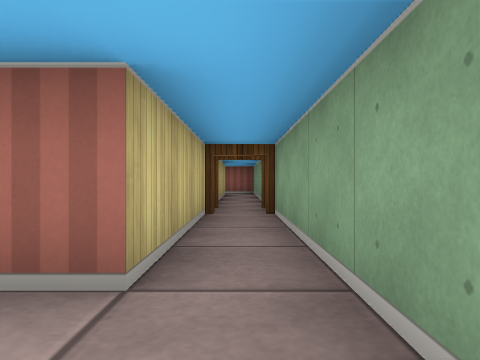
view 1 (above)

16 first-person views from a walk through a cub3D ray-caster map. The camera is about half as high as the walls, looks level and sees 70° across. The floor is counted in squares. Each view is taken from the middle of a square. On the plan, view 1 faces up. The plan holds only what a view shows up to about 9 squares ahead; the rest is blank.

view 2
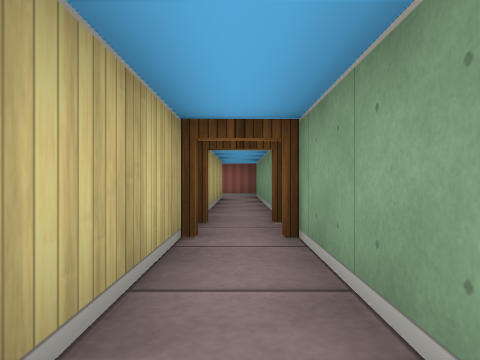

view 3
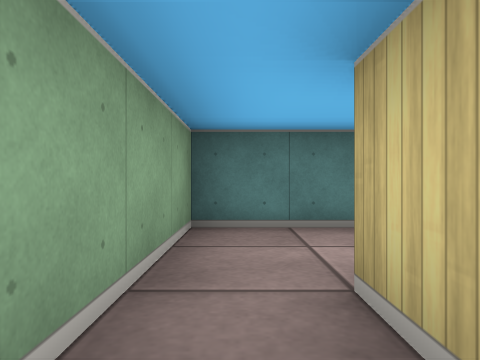

view 4
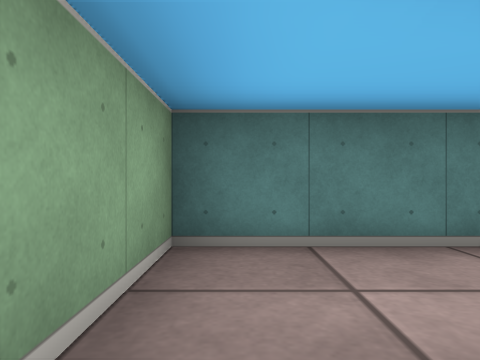

view 5
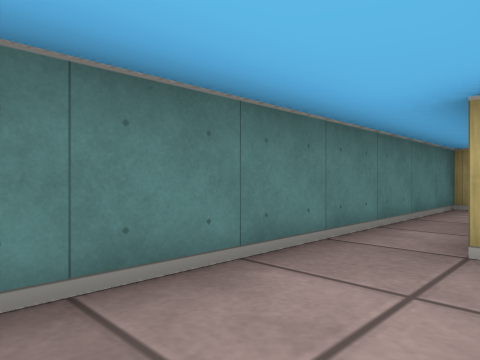

view 6
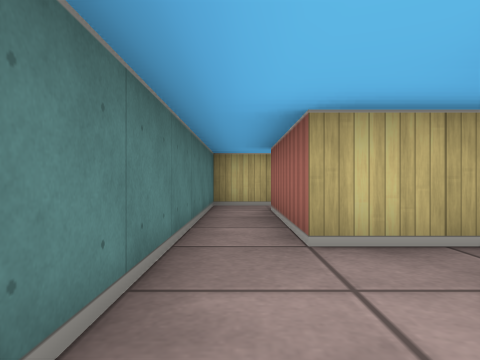

view 7
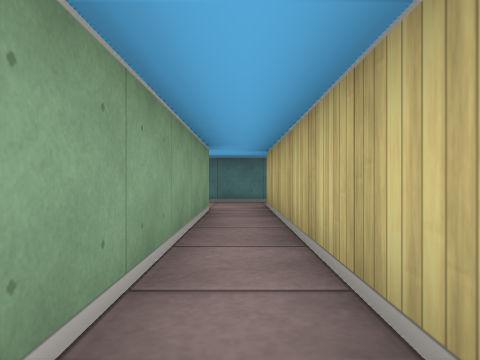

view 8
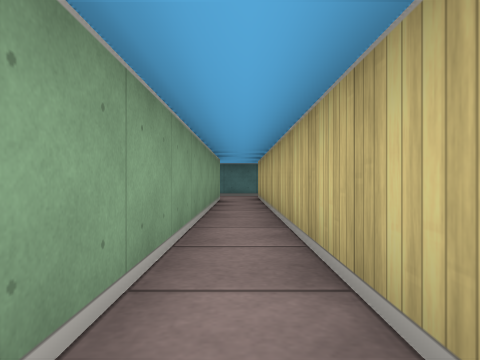

view 9
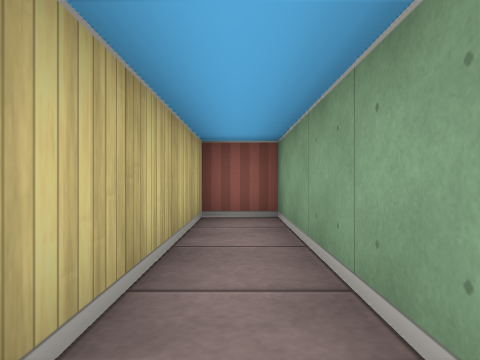

view 10
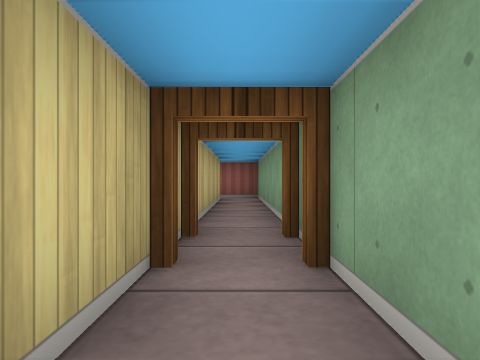

view 11
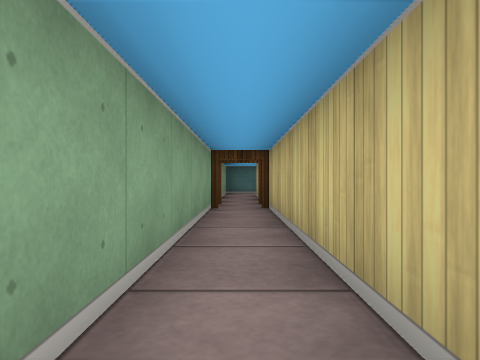

view 12
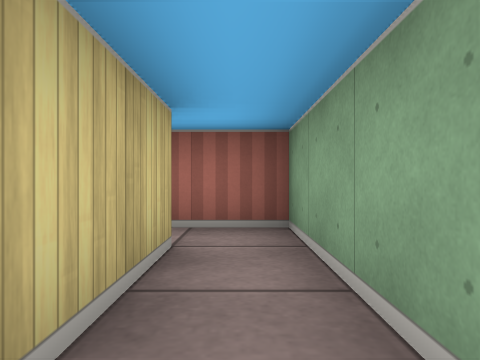

view 13
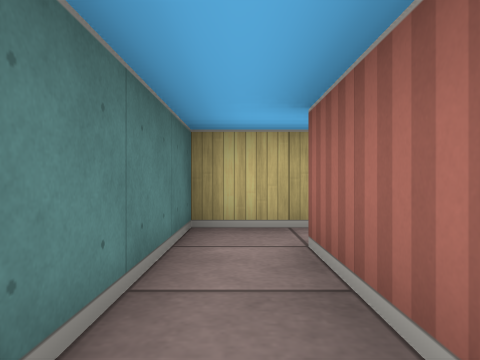

view 14
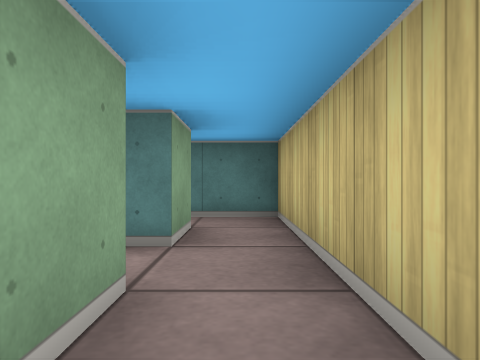

view 15
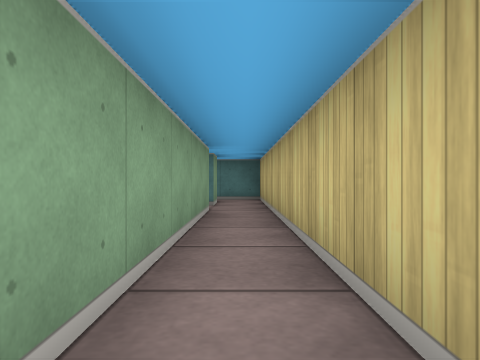

view 16
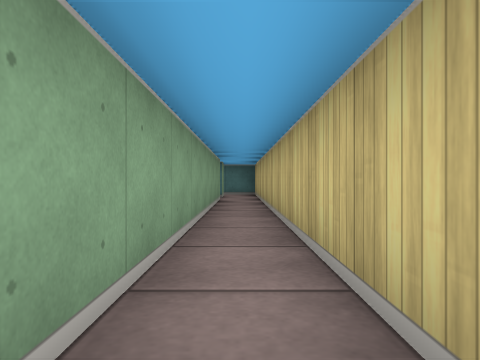

### Floor plan
Ten units are one square. View 1 is at (0, 0); x grows to the right and y downward. Boxes are objects, and circles mark ways between rooms. Rooms are numbered by the first view taken in them; rooms with no view inside come last. Other rooms are left out.
<svg viewBox="-70 -175 80 185">
<path fill="none" stroke="#000" d="M-15 5 5 5 5 -55M-5 -55 -5 -15 -11 -15M-15 -15 -15 -105 -25 -105 -25 -5 -55 -5 -55 -15M-65 -15 -65 5 -15 5M-5 -115 -5 -55M5 -55 5 -125 -8 -125M-65 -104 -65 -15M-55 -25 -55 -104"/>
<circle cx="-10" cy="-5" r="3" fill="#2a7"/>
<circle cx="0" cy="-55" r="3" fill="#2a7"/>
<circle cx="-60" cy="-10" r="3" fill="#2a7"/>
<text x="0" y="-20">1</text>
<text x="-20" y="-40">2</text>
<text x="0" y="-100">3</text>
<text x="-60" y="-170">4</text>
</svg>
Room 1 opens to room 2. Room 1 opens to room 3. Room 2 opens to room 4.

Where each view was taken, in squares from view 1:
view 1: 0 up, 0 right, facing up
view 2: 2 up, 0 right, facing up
view 3: 3 up, 0 right, facing down
view 4: 2 up, 0 right, facing down
view 5: 1 up, 0 right, facing down-left
view 6: 0 up, 0 right, facing left
view 7: 7 up, 2 left, facing down
view 8: 10 up, 2 left, facing down
view 9: 6 up, 2 left, facing up
view 10: 3 up, 0 right, facing up
view 11: 12 up, 0 right, facing down
view 12: 9 up, 0 right, facing up
view 13: 0 up, 3 left, facing left
view 14: 4 up, 6 left, facing down
view 15: 8 up, 6 left, facing down
view 16: 11 up, 6 left, facing down
